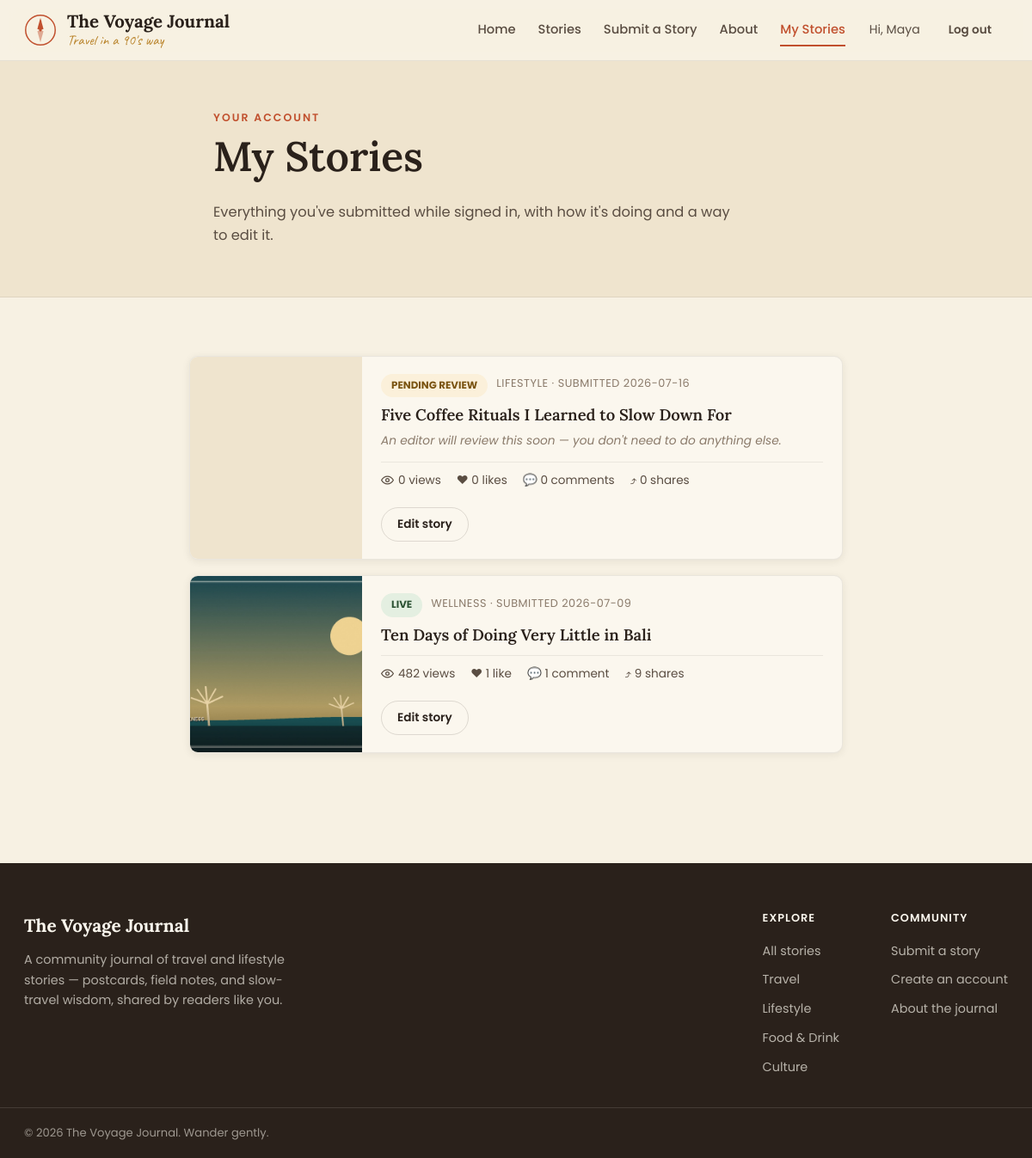
Screenshot of /account/my-stories (signed in) with the database file from the repository.
### tables this page shows
CREATE TABLE users (
    id            INTEGER PRIMARY KEY AUTOINCREMENT,
    name          TEXT NOT NULL,
    email         TEXT UNIQUE NOT NULL,
    password_hash TEXT NOT NULL,
    role          TEXT NOT NULL DEFAULT 'user' CHECK (role IN ('user', 'admin')),
    created_at    TEXT NOT NULL DEFAULT (datetime('now'))
);

CREATE TABLE posts (
    id                   INTEGER PRIMARY KEY AUTOINCREMENT,
    title                TEXT NOT NULL,
    slug                 TEXT UNIQUE NOT NULL,
    excerpt              TEXT,
    content              TEXT NOT NULL,
    cover_image          TEXT,
    category             TEXT NOT NULL,
    location             TEXT,
    author_name          TEXT NOT NULL,
    author_email         TEXT,
    submitted_by_user_id INTEGER REFERENCES users(id) ON DELETE SET NULL,
    status               TEXT NOT NULL DEFAULT 'pending' CHECK (status IN ('pending', 'approved', 'rejected')),
    admin_note           TEXT,
    view_count           INTEGER NOT NULL DEFAULT 0,
    share_count          INTEGER NOT NULL DEFAULT 0,
    pinned               INTEGER NOT NULL DEFAULT 0,
    pinned_at            TEXT,
    created_at           TEXT NOT NULL DEFAULT (datetime('now')),
    approved_at          TEXT
);

### app/blog.py (the view)
@bp.route("/account/my-stories")
@login_required
def my_stories():
    db = get_db()
    rows = db.execute(
        "SELECT * FROM posts WHERE submitted_by_user_id = ? ORDER BY created_at DESC",
        (g.user["id"],),
    ).fetchall()
    posts = [_post_with_counts(r) for r in rows]
    return render_template("my_stories.html", posts=posts)

### app/blog.py (called while the page is built)
def _post_with_counts(row):
    post = dict(row)
    db = get_db()
    post["like_count"] = db.execute(
        "SELECT COUNT(*) FROM likes WHERE post_id = ?", (post["id"],)
    ).fetchone()[0]
    post["comment_count"] = db.execute(
        "SELECT COUNT(*) FROM comments WHERE post_id = ?", (post["id"],)
    ).fetchone()[0]
    post["gallery_count"] = db.execute(
        "SELECT COUNT(*) FROM post_images WHERE post_id = ?", (post["id"],)
    ).fetchone()[0]
    return post

### app/db.py (called while the page is built)
def get_db():
    if "db" not in g:
        g.db = sqlite3.connect(
            current_app.config["DATABASE"],
            detect_types=sqlite3.PARSE_DECLTYPES,
        )
        g.db.row_factory = sqlite3.Row
        g.db.execute("PRAGMA foreign_keys = ON")
    return g.db

### app/utils.py (called while the page is built)
def load_logged_in_user():
    user_id = session.get("user_id")
    if user_id is None:
        g.user = None
    else:
        g.user = get_db().execute(
            "SELECT * FROM users WHERE id = ?", (user_id,)
        ).fetchone()

def login_required(view):
    @functools.wraps(view)
    def wrapped_view(**kwargs):
        if g.user is None:
            flash("Please log in to do that.", "warning")
            return redirect(url_for("auth.login", next=request.path))
        return view(**kwargs)
    return wrapped_view

### templates/my_stories.html (shortened to what this page needs)
{% extends "base.html" %}
{% block body_class %}page-my-stories{% endblock %}
{% block content %}
<section class="page-header page-header-narrow">
  <div class="wrap">
    <p class="eyebrow">Your account</p>
    <h1>My Stories</h1>
    <p class="page-header-sub">Everything you've submitted while signed in, with how it's doing and a way to edit it.</p>
  </div>
</section>
<section class="wrap section narrow">
  {% if posts %}
  <div class="story-manage-list">
    {% for post in posts %}
    <article class="story-manage-card">
      <div class="story-manage-media">
        {% if post.cover_image %}
        <img src="{{ url_for('uploaded_file', filename=post.cover_image) }}" alt="{{ post.title }}" loading="lazy">
        {% endif %}
      </div>
      <div class="story-manage-body">
        <div class="story-manage-top">
          <span class="status-pill status-{{ post.status }}">
            {% if post.status == 'approved' %}Live{% elif post.status == 'pending' %}Pending review{% else %}Declined{% endif %}
          </span>
          <span class="meta">{{ post.category }} · submitted {{ post.created_at[:10] }}</span>
        </div>
        <h3>
          {% if post.status == 'approved' %}
          <a href="{{ url_for('blog.detail', slug=post.slug) }}">{{ post.title }}</a>
          {% else %}
          {{ post.title }}
          {% endif %}
        </h3>
        {% if post.status == 'rejected' and post.admin_note %}
        <p class="story-manage-note">Editor's note: {{ post.admin_note }}</p>
        {% elif post.status == 'pending' %}
        <p class="story-manage-note">An editor will review this soon — you don't need to do anything else.</p>
        {% endif %}
        <div class="story-manage-stats">
          <span title="Views"><svg viewBox="0 0 24 24" width="15" height="15" fill="none" stroke="currentColor" stroke-width="2"><path d="M1 12s4-7 11-7 11 7 11 7-4 7-11 7-11-7-11-7Z"/><circle cx="12" cy="12" r="3"/></svg> {{ post.view_count }} view{{ 's' if post.view_count != 1 }}</span>
          <span title="Likes">♥ {{ post.like_count }} like{{ 's' if post.like_count != 1 }}</span>
          <span title="Comments">💬 {{ post.comment_count }} comment{{ 's' if post.comment_count != 1 }}</span>
          <span title="Shares">⤴ {{ post.share_count }} share{{ 's' if post.share_count != 1 }}</span>
        </div>
        <div class="story-manage-actions">
          <a class="btn btn-outline btn-sm" href="{{ url_for('blog.edit', slug=post.slug) }}">Edit story</a>
        </div>
      </div>
    </article>
    {% endfor %}
  </div>
  {% else %}
  <div class="empty-state">
    <h3>No stories yet</h3>
    <p>Stories you submit while signed in will show up here, with their views, likes, shares — and an easy way to edit them.</p>
    <a class="btn btn-primary btn-sm" href="{{ url_for('blog.submit') }}">Submit a story</a>
  </div>
  {% endif %}
</section>
{% endblock %}

### templates/base.html (shortened to what this page needs)
<!DOCTYPE html>
<html lang="en">
<head>
<link rel="stylesheet" href="{{ url_for('static', filename='css/style.css') }}">
</head>
<body class="{% block body_class %}{% endblock %}">
<header class="site-header">
  <div class="wrap header-inner">
    <a class="brand" href="{{ url_for('blog.home') }}">
      <span class="brand-mark" aria-hidden="true">
      </span>
      <span class="brand-text">
        <span class="brand-name">{{ site.name }}</span>
        <span class="brand-tagline">{{ site.tagline }}</span>
      </span>
    </a>
    <nav class="main-nav" aria-label="Primary">
      <a href="{{ url_for('blog.home') }}" class="{{ 'active' if request.endpoint == 'blog.home' else '' }}">Home</a>
      <a href="{{ url_for('blog.listing') }}" class="{{ 'active' if request.endpoint == 'blog.listing' else '' }}">Stories</a>
      <a href="{{ url_for('blog.submit') }}" class="{{ 'active' if request.endpoint == 'blog.submit' else '' }}">Submit a Story</a>
      <a href="{{ url_for('blog.about') }}" class="{{ 'active' if request.endpoint == 'blog.about' else '' }}">About</a>
      {% if current_user %}
      <a href="{{ url_for('blog.my_stories') }}" class="{{ 'active' if request.endpoint == 'blog.my_stories' else '' }}">My Stories</a>
      {% endif %}
    </nav>
    <div class="header-actions">
      {% if current_user %}
        <span class="header-user">Hi, {{ current_user['name'].split(' ')[0] }}</span>
        <a class="btn btn-ghost btn-sm" href="{{ url_for('auth.logout') }}">Log out</a>
      {% else %}
        <a class="btn btn-ghost btn-sm" href="{{ url_for('auth.login') }}">Log in</a>
        <a class="btn btn-primary btn-sm" href="{{ url_for('auth.signup') }}">Sign up</a>
      {% endif %}
    </div>
  </div>
</header>
<main id="main">
{% block content %}{% endblock %}
</main>
<footer class="site-footer">
  <div class="wrap footer-inner">
    <div class="footer-brand">
      <span class="brand-name">{{ site.name }}</span>
      <p>{{ site.description }}</p>
    </div>
    <div class="footer-cols">
      <div>
        <h4>Explore</h4>
        <a href="{{ url_for('blog.listing') }}">All stories</a>
        {% for cat in categories[:4] %}
        <a href="{{ url_for('blog.listing', category=cat) }}">{{ cat }}</a>
        {% endfor %}
      </div>
      <div>
        <h4>Community</h4>
        <a href="{{ url_for('blog.submit') }}">Submit a story</a>
        <a href="{{ url_for('auth.signup') }}">Create an account</a>
        <a href="{{ url_for('blog.about') }}">About the journal</a>
      </div>
    </div>
  </div>
  <div class="wrap footer-bottom">
    <span>&copy; {{ 2026 }} {{ site.name }}. Wander gently.</span>
  </div>
</footer>
</body>
</html>

### rows the page displays
users: name "Maya"
posts: status "PENDING REVIEW", category "LIFESTYLE", created_at "2026-07-16", title "Five Coffee Rituals I Learned to Slow Down For", shows "An editor will review this soon — you don't need to do anything else.", view_count "0", view_count "s", like_count "0", like_count "s", comment_count "0", comment_count "s", share_count "0", share_count "s"
posts: cover_image (picture), status "LIVE", category "WELLNESS", created_at "2026-07-09", title "Ten Days of Doing Very Little in Bali", view_count "482", view_count "s", like_count "1", comment_count "1", share_count "9", share_count "s"

### other values shown
{{ site.name }} "The Voyage Journal"
{{ site.tagline }} "Travel in a 90's way"
{{ site.description }} "A community journal of travel and lifestyle stories — postcards, field notes, and slow-travel wisdom, shared by readers like you."
{{ cat }} "Travel" "Lifestyle" "Food & Drink" "Culture"
{{ 2026 }} "2026"
